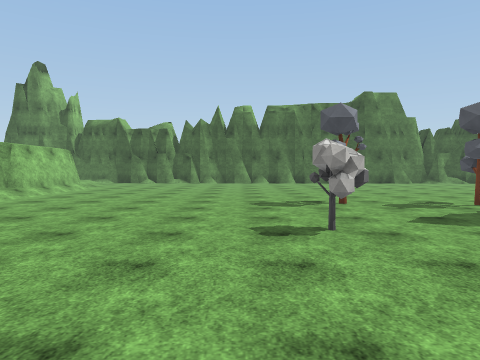
[1] (above)

21 first-person views from a walk through a scene from a Unity 3-D project. The camera is 1.5 m above the floor, tilts 2° down and sees 70° across. The floor is counted in squares, 2 m on a side. Each view is taken from the middle of a square. On the plan, view 1 faces up. The plan holds only what a view shows up to about 11 squares ahead; the rest is blank. The place goes on beyond the plan. Surface patterns are stand-ins for the level's own textures.

[2]
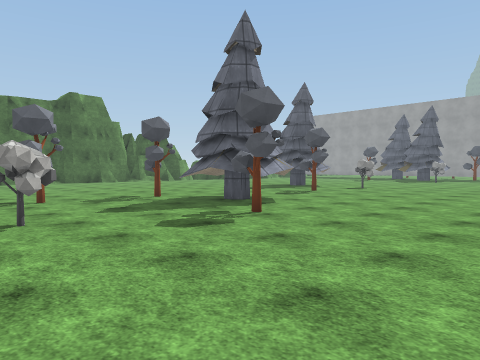

[3]
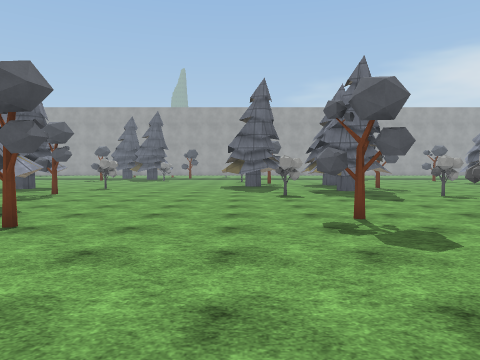

[4]
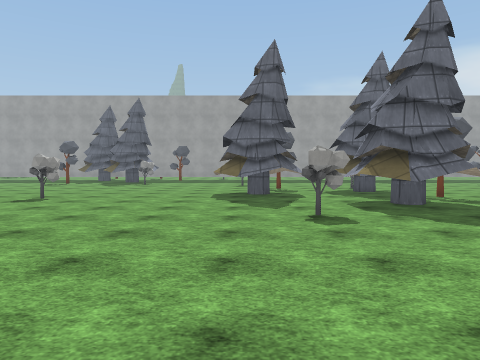

[5]
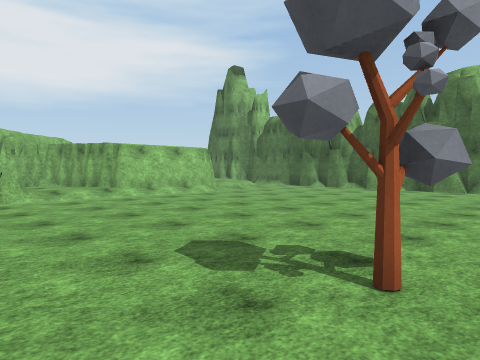

[6]
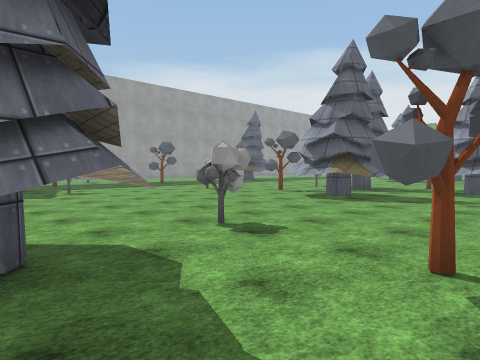

[7]
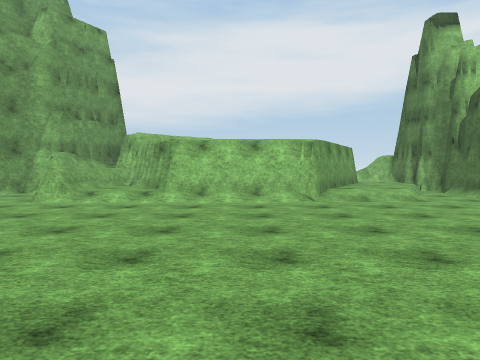

[8]
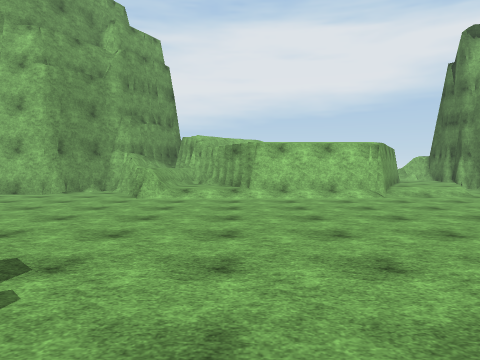

[9]
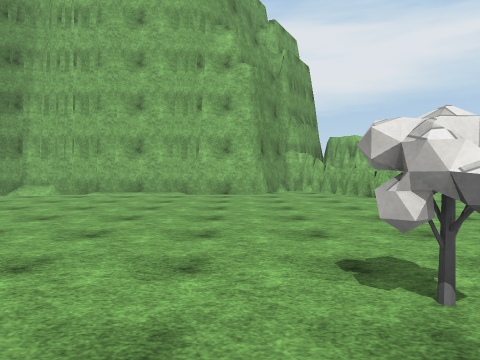

[10]
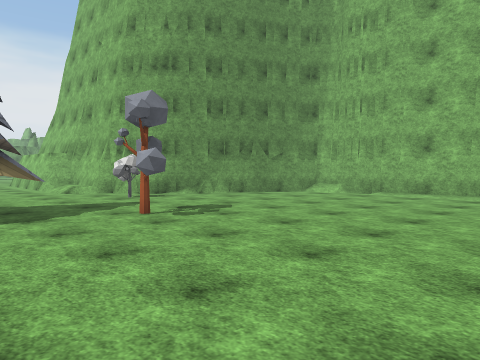

[11]
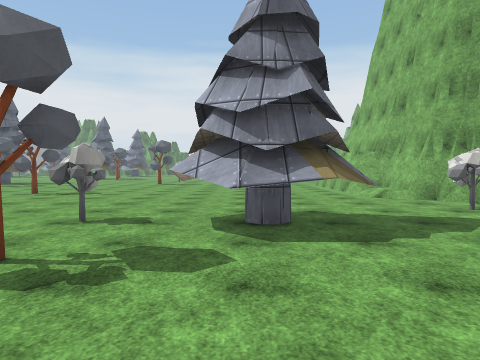

[12]
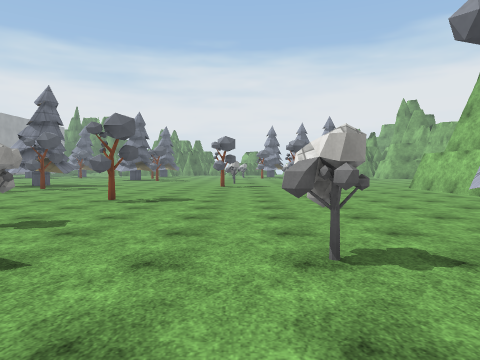

[13]
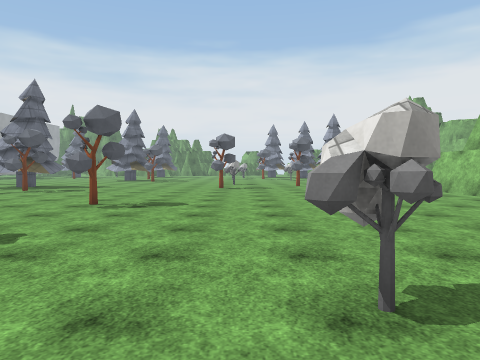

[14]
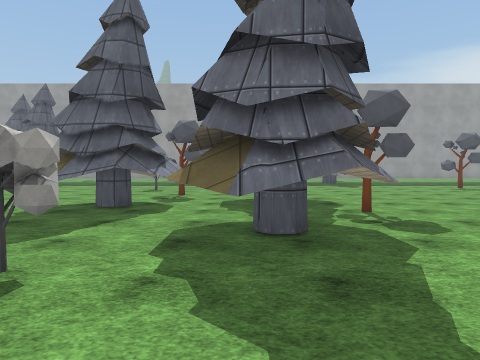

[15]
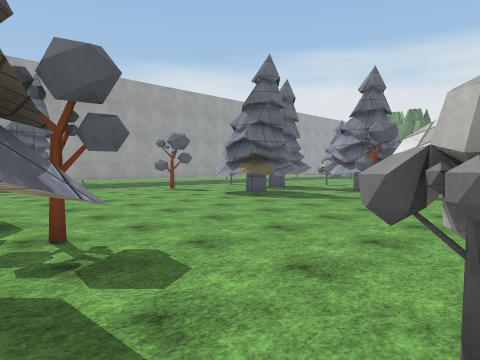

[16]
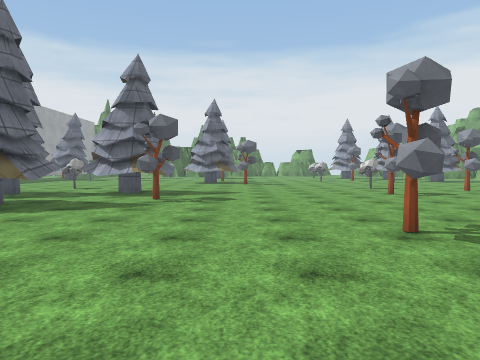

[17]
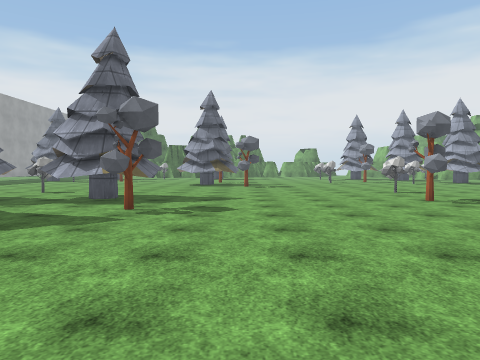

[18]
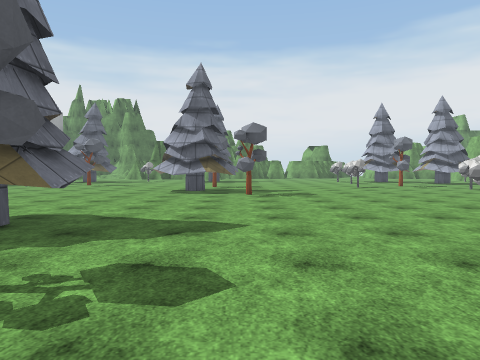

[19]
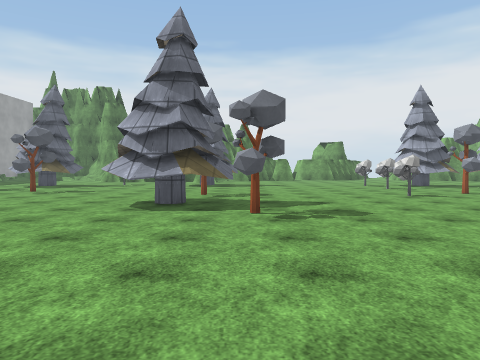

[20]
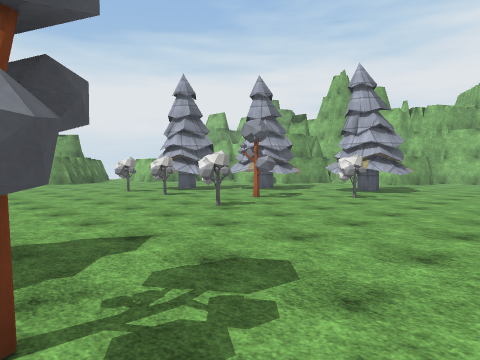

[21]
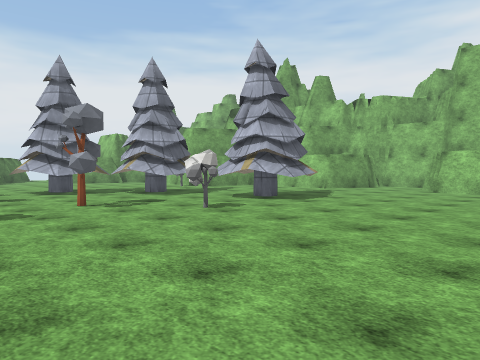

### Floor plan
Key: @ floor where view 1 was taken; # wall or solid block; x gap in a wall; . main floor; : floor 0.5 m higher than the main floor; / step, stairs or slope; = window, fence, low wall or low ledge; ^ raised ledge; O other object.
Columns run from 9 left of view 1 to 18 right of it. Each row starts with its distance up from view 1.
 18 ###
 17 ##/.     ##
 16 ://..   ...
 15 :::/.......
 14 ##:/.......
 13  ##/........
 12   ##........
 11    #.............
 10   ##.............
  9 ###:............
  8 #/::............  ..#
  7 #=//.......O..O.  ..## ..
  6 ##=/..........^# ..O........
  5 #.............## ..O..O.....
  4 ##........O...^##...........
  3  ##..........O..............
  2   #.........................
  1   #........................
  0   #......@............###...
 -1   #................O..##^O..
 -2   #......O....O.............
 -3   #........##......## x^ ..
 -4   ##.......##.O....## .##
 -5    ###..O.............O^ ...
 -6      ###..........O.........
 -7        #....................
 -8        #/...................
 -9        ##.........O.........
-10         #...................
-11         #................##
-12         #... ...........##
-13         #    .........O..^
-14               ..O......##.#
-15              ...O.....^##.#
-16              O.........# ..
-17              ...............
-18              ..O..........O.
-19         ..................
-20     #...............O......
-21     #................^#.....
-22      ................##.....
-23       ...#..O........  ....
-24          ##.....O....O.....
-25          #...O........ .....
-26          ............. ...O.
-27           ##...O...
-28            #^#.....
-29            ###.O...

Positions as (right, up) in squares from view 1, and headings:
1: (0, 0), facing up
2: (0, -1), facing up-right
3: (0, 0), facing right
4: (4, 0), facing right
5: (3, 5), facing up-left
6: (9, 8), facing down-right
7: (2, 11), facing left
8: (3, 9), facing left
9: (3, 3), facing left
10: (3, 3), facing down-left
11: (3, 1), facing down
12: (6, -1), facing down
13: (6, -2), facing down
14: (7, -3), facing right
15: (9, -4), facing down-right
16: (11, -5), facing down
17: (11, -7), facing down
18: (11, -11), facing down
19: (11, -15), facing down
20: (11, -19), facing down-left
21: (7, -18), facing down-left
